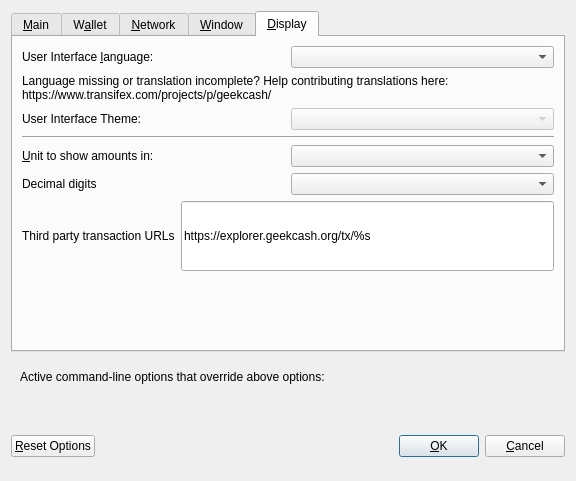
<?xml version="1.0" encoding="UTF-8"?>
<ui version="4.0">
 <class>OptionsDialog</class>
 <widget class="QDialog" name="OptionsDialog">
  <property name="geometry">
   <rect>
    <x>0</x>
    <y>0</y>
    <width>576</width>
    <height>481</height>
   </rect>
  </property>
  <property name="windowTitle">
   <string>Options</string>
  </property>
  <property name="modal">
   <bool>true</bool>
  </property>
  <layout class="QVBoxLayout" name="verticalLayout">
   <item>
    <widget class="QTabWidget" name="tabWidget">
     <property name="currentIndex">
      <number>4</number>
     </property>
     <widget class="QWidget" name="tabMain">
      <attribute name="title">
       <string>&amp;Main</string>
      </attribute>
      <layout class="QVBoxLayout" name="verticalLayout_Main">
       <item>
        <widget class="QCheckBox" name="bitcoinAtStartup">
         <property name="toolTip">
          <string>Automatically start GeekCash after logging in to the system.</string>
         </property>
         <property name="text">
          <string>&amp;Start GeekCash on system login</string>
         </property>
        </widget>
       </item>
       <item>
        <layout class="QHBoxLayout" name="horizontalLayout_2_Main">
         <item>
          <widget class="QLabel" name="databaseCacheLabel">
           <property name="text">
            <string>Size of &amp;database cache</string>
           </property>
           <property name="textFormat">
            <enum>Qt::PlainText</enum>
           </property>
           <property name="buddy">
            <cstring>databaseCache</cstring>
           </property>
          </widget>
         </item>
         <item>
          <widget class="QSpinBox" name="databaseCache">
           <property name="sizePolicy">
            <sizepolicy hsizetype="Expanding" vsizetype="Fixed">
             <horstretch>0</horstretch>
             <verstretch>0</verstretch>
            </sizepolicy>
           </property>
           <property name="minimumSize">
            <size>
             <width>0</width>
             <height>0</height>
            </size>
           </property>
           <property name="baseSize">
            <size>
             <width>0</width>
             <height>32</height>
            </size>
           </property>
           <property name="acceptDrops">
            <bool>false</bool>
           </property>
           <property name="wrapping">
            <bool>false</bool>
           </property>
          </widget>
         </item>
         <item>
          <widget class="QLabel" name="databaseCacheUnitLabel">
           <property name="text">
            <string>MB</string>
           </property>
           <property name="textFormat">
            <enum>Qt::PlainText</enum>
           </property>
          </widget>
         </item>
         <item>
          <spacer name="horizontalSpacer_2_Main">
           <property name="orientation">
            <enum>Qt::Horizontal</enum>
           </property>
           <property name="sizeHint" stdset="0">
            <size>
             <width>40</width>
             <height>20</height>
            </size>
           </property>
          </spacer>
         </item>
        </layout>
       </item>
       <item>
        <layout class="QHBoxLayout" name="horizontalLayout_3_Main">
         <item>
          <widget class="QLabel" name="threadsScriptVerifLabel">
           <property name="text">
            <string>Number of script &amp;verification threads</string>
           </property>
           <property name="textFormat">
            <enum>Qt::PlainText</enum>
           </property>
           <property name="buddy">
            <cstring>threadsScriptVerif</cstring>
           </property>
          </widget>
         </item>
         <item>
          <widget class="QSpinBox" name="threadsScriptVerif">
           <property name="toolTip">
            <string>(0 = auto, &lt;0 = leave that many cores free)</string>
           </property>
          </widget>
         </item>
         <item>
          <spacer name="horizontalSpacer_3_Main">
           <property name="orientation">
            <enum>Qt::Horizontal</enum>
           </property>
           <property name="sizeHint" stdset="0">
            <size>
             <width>40</width>
             <height>20</height>
            </size>
           </property>
          </spacer>
         </item>
        </layout>
       </item>
       <item>
        <spacer name="verticalSpacer_Main">
         <property name="orientation">
          <enum>Qt::Vertical</enum>
         </property>
         <property name="sizeHint" stdset="0">
          <size>
           <width>20</width>
           <height>40</height>
          </size>
         </property>
        </spacer>
       </item>
      </layout>
     </widget>
     <widget class="QWidget" name="tabWallet">
      <attribute name="title">
       <string>W&amp;allet</string>
      </attribute>
      <layout class="QVBoxLayout" name="verticalLayout_Wallet">
       <item>
        <widget class="QGroupBox" name="groupBox">
         <property name="title">
          <string>Expert</string>
         </property>
         <layout class="QVBoxLayout" name="verticalLayout_2">
          <item>
           <widget class="QCheckBox" name="coinControlFeatures">
            <property name="toolTip">
             <string>Whether to show coin control features or not.</string>
            </property>
            <property name="text">
             <string>Enable coin &amp;control features</string>
            </property>
           </widget>
          </item>
          <item>
           <widget class="QCheckBox" name="showMasternodesTab">
            <property name="toolTip">
             <string>Show additional tab listing all your masternodes in first sub-tab&lt;br/&gt;and all masternodes on the network in second sub-tab.</string>
            </property>
            <property name="text">
             <string>Show Masternodes Tab</string>
            </property>
           </widget>
          </item>
          <item>
           <widget class="QCheckBox" name="showAdvancedPSUI">
            <property name="toolTip">
             <string>Show additional information and buttons for PrivateSend on overview screen.</string>
            </property>
            <property name="text">
             <string>Enable advanced PrivateSend interface</string>
            </property>
           </widget>
          </item>
          <item>
           <widget class="QCheckBox" name="lowKeysWarning">
            <property name="toolTip">
             <string>Show warning dialog when PrivateSend detects that wallet has very low number of keys left.</string>
            </property>
            <property name="text">
             <string>Warn if PrivateSend is running out of keys</string>
            </property>
           </widget>
          </item>
          <item>
           <widget class="QCheckBox" name="privateSendMultiSession">
            <property name="toolTip">
             <string>Whether to use experimental PrivateSend mode with multiple mixing sessions per block.&lt;br/&gt;Note: You must use this feature carefully.&lt;br/&gt;Make sure you always have recent wallet (auto)backup in a safe place!</string>
            </property>
            <property name="text">
             <string>Enable PrivateSend &amp;multi-session</string>
            </property>
           </widget>
          </item>
          <item>
           <widget class="QCheckBox" name="spendZeroConfChange">
            <property name="toolTip">
             <string>If you disable the spending of unconfirmed change, the change from a transaction&lt;br/&gt;cannot be used until that transaction has at least one confirmation.&lt;br/&gt;This also affects how your balance is computed.</string>
            </property>
            <property name="text">
             <string>&amp;Spend unconfirmed change</string>
            </property>
           </widget>
          </item>
         </layout>
        </widget>
       </item>
       <item>
        <layout class="QHBoxLayout" name="horizontalLayout_4_Wallet">
         <item>
          <widget class="QLabel" name="label">
           <property name="toolTip">
            <string>This setting determines the amount of individual masternodes that an input will be anonymized through.&lt;br/&gt;More rounds of anonymization gives a higher degree of privacy, but also costs more in fees.</string>
           </property>
           <property name="text">
            <string>PrivateSend rounds to use</string>
           </property>
          </widget>
         </item>
         <item>
          <widget class="QSpinBox" name="privateSendRounds">
           <property name="minimum">
            <number>2</number>
           </property>
           <property name="maximum">
            <number>8</number>
           </property>
           <property name="value">
            <number>4</number>
           </property>
          </widget>
         </item>
        </layout>
       </item>
       <item>
        <layout class="QHBoxLayout" name="horizontalLayout">
         <item>
          <widget class="QLabel" name="label_2">
           <property name="toolTip">
            <string>This amount acts as a threshold to turn off PrivateSend once it's reached.</string>
           </property>
           <property name="statusTip">
            <string notr="true"/>
           </property>
           <property name="whatsThis">
            <string notr="true"/>
           </property>
           <property name="accessibleName">
            <string notr="true"/>
           </property>
           <property name="accessibleDescription">
            <string notr="true"/>
           </property>
           <property name="text">
            <string>Amount of GeekCash to keep anonymized</string>
           </property>
          </widget>
         </item>
         <item>
          <widget class="QSpinBox" name="privateSendAmount">
           <property name="minimum">
            <number>2</number>
           </property>
           <property name="maximum">
            <number>2000</number>
           </property>
           <property name="singleStep">
            <number>10</number>
           </property>
           <property name="value">
            <number>1000</number>
           </property>
          </widget>
         </item>
        </layout>
       </item>
       <item>
        <spacer name="verticalSpacer_Wallet">
         <property name="orientation">
          <enum>Qt::Vertical</enum>
         </property>
         <property name="sizeHint" stdset="0">
          <size>
           <width>20</width>
           <height>40</height>
          </size>
         </property>
        </spacer>
       </item>
      </layout>
     </widget>
     <widget class="QWidget" name="tabNetwork">
      <attribute name="title">
       <string>&amp;Network</string>
      </attribute>
      <layout class="QVBoxLayout" name="verticalLayout_Network">
       <item>
        <widget class="QCheckBox" name="mapPortUpnp">
         <property name="toolTip">
          <string>Automatically open the GeekCash client port on the router. This only works when your router supports UPnP and it is enabled.</string>
         </property>
         <property name="text">
          <string>Map port using &amp;UPnP</string>
         </property>
        </widget>
       </item>
       <item>
        <widget class="QCheckBox" name="allowIncoming">
         <property name="toolTip">
          <string>Accept connections from outside</string>
         </property>
         <property name="text">
          <string>Allow incoming connections</string>
         </property>
        </widget>
       </item>
       <item>
        <widget class="QCheckBox" name="connectSocks">
         <property name="toolTip">
          <string>Connect to the GeekCash network through a SOCKS5 proxy.</string>
         </property>
         <property name="text">
          <string>&amp;Connect through SOCKS5 proxy (default proxy):</string>
         </property>
        </widget>
       </item>
       <item>
        <layout class="QHBoxLayout" name="horizontalLayout_1_Network">
         <item>
          <widget class="QLabel" name="proxyIpLabel">
           <property name="text">
            <string>Proxy &amp;IP:</string>
           </property>
           <property name="textFormat">
            <enum>Qt::PlainText</enum>
           </property>
           <property name="buddy">
            <cstring>proxyIp</cstring>
           </property>
          </widget>
         </item>
         <item>
          <widget class="QValidatedLineEdit" name="proxyIp">
           <property name="minimumSize">
            <size>
             <width>140</width>
             <height>0</height>
            </size>
           </property>
           <property name="maximumSize">
            <size>
             <width>140</width>
             <height>16777215</height>
            </size>
           </property>
           <property name="toolTip">
            <string>IP address of the proxy (e.g. IPv4: 127.0.0.1 / IPv6: ::1)</string>
           </property>
          </widget>
         </item>
         <item>
          <widget class="QLabel" name="proxyPortLabel">
           <property name="text">
            <string>&amp;Port:</string>
           </property>
           <property name="textFormat">
            <enum>Qt::PlainText</enum>
           </property>
           <property name="buddy">
            <cstring>proxyPort</cstring>
           </property>
          </widget>
         </item>
         <item>
          <widget class="QLineEdit" name="proxyPort">
           <property name="minimumSize">
            <size>
             <width>55</width>
             <height>0</height>
            </size>
           </property>
           <property name="maximumSize">
            <size>
             <width>55</width>
             <height>16777215</height>
            </size>
           </property>
           <property name="toolTip">
            <string>Port of the proxy (e.g. 9050)</string>
           </property>
          </widget>
         </item>
         <item>
          <spacer name="horizontalSpacer_1_Network">
           <property name="orientation">
            <enum>Qt::Horizontal</enum>
           </property>
           <property name="sizeHint" stdset="0">
            <size>
             <width>40</width>
             <height>20</height>
            </size>
           </property>
          </spacer>
         </item>
        </layout>
       </item>
       <item>
        <layout class="QHBoxLayout" name="horizontalLayout_2_Network">
         <item>
          <widget class="QLabel" name="proxyActiveNets">
           <property name="text">
            <string>Used for reaching peers via:</string>
           </property>
           <property name="textFormat">
            <enum>Qt::PlainText</enum>
           </property>
          </widget>
         </item>
         <item>
          <widget class="QCheckBox" name="proxyReachIPv4">
           <property name="enabled">
            <bool>false</bool>
           </property>
           <property name="toolTip">
            <string>Shows, if the supplied default SOCKS5 proxy is used to reach peers via this network type.</string>
           </property>
           <property name="text">
            <string/>
           </property>
          </widget>
         </item>
         <item>
          <widget class="QLabel" name="proxyReachIPv4Label">
           <property name="text">
            <string>IPv4</string>
           </property>
           <property name="textFormat">
            <enum>Qt::PlainText</enum>
           </property>
          </widget>
         </item>
         <item>
          <widget class="QCheckBox" name="proxyReachIPv6">
           <property name="enabled">
            <bool>false</bool>
           </property>
           <property name="toolTip">
            <string>Shows, if the supplied default SOCKS5 proxy is used to reach peers via this network type.</string>
           </property>
           <property name="text">
            <string/>
           </property>
          </widget>
         </item>
         <item>
          <widget class="QLabel" name="proxyReachIPv6Label">
           <property name="text">
            <string>IPv6</string>
           </property>
           <property name="textFormat">
            <enum>Qt::PlainText</enum>
           </property>
          </widget>
         </item>
         <item>
          <widget class="QCheckBox" name="proxyReachTor">
           <property name="enabled">
            <bool>false</bool>
           </property>
           <property name="toolTip">
            <string>Shows, if the supplied default SOCKS5 proxy is used to reach peers via this network type.</string>
           </property>
           <property name="text">
            <string/>
           </property>
          </widget>
         </item>
         <item>
          <widget class="QLabel" name="proxyReachTorLabel">
           <property name="text">
            <string>Tor</string>
           </property>
           <property name="textFormat">
            <enum>Qt::PlainText</enum>
           </property>
          </widget>
         </item>
         <item>
          <spacer name="horizontalSpacer_2_Network">
           <property name="orientation">
            <enum>Qt::Horizontal</enum>
           </property>
           <property name="sizeHint" stdset="0">
            <size>
             <width>40</width>
             <height>20</height>
            </size>
           </property>
          </spacer>
         </item>
        </layout>
       </item>
       <item>
        <widget class="QCheckBox" name="connectSocksTor">
         <property name="toolTip">
          <string>Connect to the GeekCash network through a separate SOCKS5 proxy for Tor hidden services.</string>
         </property>
         <property name="text">
          <string>Use separate SOCKS5 proxy to reach peers via Tor hidden services:</string>
         </property>
        </widget>
       </item>
       <item>
        <layout class="QHBoxLayout" name="horizontalLayout_3_Network">
         <item>
          <widget class="QLabel" name="proxyIpTorLabel">
           <property name="text">
            <string>Proxy &amp;IP:</string>
           </property>
           <property name="textFormat">
            <enum>Qt::PlainText</enum>
           </property>
           <property name="buddy">
            <cstring>proxyIpTor</cstring>
           </property>
          </widget>
         </item>
         <item>
          <widget class="QValidatedLineEdit" name="proxyIpTor">
           <property name="minimumSize">
            <size>
             <width>140</width>
             <height>0</height>
            </size>
           </property>
           <property name="maximumSize">
            <size>
             <width>140</width>
             <height>16777215</height>
            </size>
           </property>
           <property name="toolTip">
            <string>IP address of the proxy (e.g. IPv4: 127.0.0.1 / IPv6: ::1)</string>
           </property>
          </widget>
         </item>
         <item>
          <widget class="QLabel" name="proxyPortTorLabel">
           <property name="text">
            <string>&amp;Port:</string>
           </property>
           <property name="textFormat">
            <enum>Qt::PlainText</enum>
           </property>
           <property name="buddy">
            <cstring>proxyPortTor</cstring>
           </property>
          </widget>
         </item>
         <item>
          <widget class="QLineEdit" name="proxyPortTor">
           <property name="minimumSize">
            <size>
             <width>55</width>
             <height>0</height>
            </size>
           </property>
           <property name="maximumSize">
            <size>
             <width>55</width>
             <height>16777215</height>
            </size>
           </property>
           <property name="toolTip">
            <string>Port of the proxy (e.g. 9050)</string>
           </property>
          </widget>
         </item>
         <item>
          <spacer name="horizontalSpacer_4_Network">
           <property name="orientation">
            <enum>Qt::Horizontal</enum>
           </property>
           <property name="sizeHint" stdset="0">
            <size>
             <width>40</width>
             <height>20</height>
            </size>
           </property>
          </spacer>
         </item>
        </layout>
       </item>
       <item>
        <spacer name="verticalSpacer_Network">
         <property name="orientation">
          <enum>Qt::Vertical</enum>
         </property>
         <property name="sizeHint" stdset="0">
          <size>
           <width>20</width>
           <height>40</height>
          </size>
         </property>
        </spacer>
       </item>
      </layout>
     </widget>
     <widget class="QWidget" name="tabWindow">
      <attribute name="title">
       <string>&amp;Window</string>
      </attribute>
      <layout class="QVBoxLayout" name="verticalLayout_Window">
       <item>
        <widget class="QCheckBox" name="hideTrayIcon">
         <property name="toolTip">
          <string>&amp;Hide the icon from the system tray.</string>
         </property>
         <property name="text">
          <string>Hide tray icon</string>
         </property>
        </widget>
       </item>
       <item>
        <widget class="QCheckBox" name="minimizeToTray">
         <property name="toolTip">
          <string>Show only a tray icon after minimizing the window.</string>
         </property>
         <property name="text">
          <string>&amp;Minimize to the tray instead of the taskbar</string>
         </property>
        </widget>
       </item>
       <item>
        <widget class="QCheckBox" name="minimizeOnClose">
         <property name="toolTip">
          <string>Minimize instead of exit the application when the window is closed. When this option is enabled, the application will be closed only after selecting Exit in the menu.</string>
         </property>
         <property name="text">
          <string>M&amp;inimize on close</string>
         </property>
        </widget>
       </item>
       <item>
        <spacer name="verticalSpacer_Window">
         <property name="orientation">
          <enum>Qt::Vertical</enum>
         </property>
         <property name="sizeHint" stdset="0">
          <size>
           <width>20</width>
           <height>40</height>
          </size>
         </property>
        </spacer>
       </item>
      </layout>
     </widget>
     <widget class="QWidget" name="tabDisplay">
      <attribute name="title">
       <string>&amp;Display</string>
      </attribute>
      <layout class="QVBoxLayout" name="verticalLayout_Display">
       <item>
        <layout class="QHBoxLayout" name="horizontalLayout_1_Display">
         <item>
          <widget class="QLabel" name="langLabel">
           <property name="text">
            <string>User Interface &amp;language:</string>
           </property>
           <property name="textFormat">
            <enum>Qt::PlainText</enum>
           </property>
           <property name="buddy">
            <cstring>lang</cstring>
           </property>
          </widget>
         </item>
         <item>
          <widget class="QValueComboBox" name="lang">
           <property name="toolTip">
            <string>The user interface language can be set here. This setting will take effect after restarting GeekCash.</string>
           </property>
          </widget>
         </item>
        </layout>
       </item>
       <item>
        <widget class="QLabel" name="label_3">
         <property name="toolTip">
          <string notr="true"/>
         </property>
         <property name="statusTip">
          <string notr="true"/>
         </property>
         <property name="whatsThis">
          <string notr="true"/>
         </property>
         <property name="accessibleName">
          <string notr="true"/>
         </property>
         <property name="text">
          <string>Language missing or translation incomplete? Help contributing translations here:
https://www.transifex.com/projects/p/geekcash/</string>
         </property>
         <property name="wordWrap">
          <bool>true</bool>
         </property>
         <property name="openExternalLinks">
          <bool>true</bool>
         </property>
         <property name="textInteractionFlags">
          <set>Qt::TextBrowserInteraction</set>
         </property>
        </widget>
       </item>
       <item>
        <layout class="QHBoxLayout" name="horizontalLayout_4_Display" stretch="0,0">
         <item>
          <widget class="QLabel" name="themeLabel">
           <property name="text">
            <string>User Interface Theme:</string>
           </property>
          </widget>
         </item>
         <item>
          <widget class="QValueComboBox" name="theme">
           <property name="enabled">
            <bool>false</bool>
           </property>
          </widget>
         </item>
        </layout>
       </item>
       <item>
        <widget class="Line" name="line">
         <property name="orientation">
          <enum>Qt::Horizontal</enum>
         </property>
        </widget>
       </item>
       <item>
        <layout class="QHBoxLayout" name="horizontalLayout_2_Display">
         <item>
          <widget class="QLabel" name="unitLabel">
           <property name="text">
            <string>&amp;Unit to show amounts in:</string>
           </property>
           <property name="textFormat">
            <enum>Qt::PlainText</enum>
           </property>
           <property name="buddy">
            <cstring>unit</cstring>
           </property>
          </widget>
         </item>
         <item>
          <widget class="QValueComboBox" name="unit">
           <property name="toolTip">
            <string>Choose the default subdivision unit to show in the interface and when sending coins.</string>
           </property>
          </widget>
         </item>
        </layout>
       </item>
       <item>
        <layout class="QHBoxLayout" name="horizontalLayout_5_Display">
         <item>
          <widget class="QLabel" name="digitsLabel">
           <property name="text">
            <string>Decimal digits</string>
           </property>
          </widget>
         </item>
         <item>
          <widget class="QValueComboBox" name="digits"/>
         </item>
        </layout>
       </item>
       <item>
        <layout class="QHBoxLayout" name="horizontalLayout_3_Display">
         <item>
          <widget class="QLabel" name="thirdPartyTxUrlsLabel">
           <property name="toolTip">
            <string>Third party URLs (e.g. a block explorer) that appear in the transactions tab as context menu items.&lt;br/&gt;%s in the URL is replaced by transaction hash. Multiple URLs are separated by vertical bar |.</string>
           </property>
           <property name="text">
            <string>Third party transaction URLs</string>
           </property>
           <property name="buddy">
            <cstring>thirdPartyTxUrls</cstring>
           </property>
          </widget>
         </item>
         <item>
          <widget class="QLineEdit" name="thirdPartyTxUrls">
           <property name="sizePolicy">
            <sizepolicy hsizetype="Expanding" vsizetype="Expanding">
             <horstretch>0</horstretch>
             <verstretch>0</verstretch>
            </sizepolicy>
           </property>
           <property name="toolTip">
            <string>Third party URLs (e.g. a block explorer) that appear in the transactions tab as context menu items.&lt;br/&gt;%s in the URL is replaced by transaction hash. Multiple URLs are separated by vertical bar |.</string>
           </property>
           <property name="text">
            <string notr="true">https://explorer.geekcash.org/tx/%s</string>
           </property>
          </widget>
         </item>
        </layout>
       </item>
       <item>
        <spacer name="verticalSpacer">
         <property name="orientation">
          <enum>Qt::Vertical</enum>
         </property>
         <property name="sizeHint" stdset="0">
          <size>
           <width>20</width>
           <height>40</height>
          </size>
         </property>
        </spacer>
       </item>
      </layout>
     </widget>
    </widget>
   </item>
   <item>
    <widget class="QFrame" name="frame">
     <layout class="QVBoxLayout" name="verticalLayout_Bottom">
      <item>
       <layout class="QHBoxLayout" name="horizontalLayout_Bottom">
        <item>
         <widget class="QLabel" name="overriddenByCommandLineInfoLabel">
          <property name="text">
           <string>Active command-line options that override above options:</string>
          </property>
          <property name="textFormat">
           <enum>Qt::PlainText</enum>
          </property>
         </widget>
        </item>
        <item>
         <spacer name="horizontalSpacer_Bottom">
          <property name="orientation">
           <enum>Qt::Horizontal</enum>
          </property>
          <property name="sizeHint" stdset="0">
           <size>
            <width>40</width>
            <height>20</height>
           </size>
          </property>
         </spacer>
        </item>
       </layout>
      </item>
      <item>
       <widget class="QLabel" name="overriddenByCommandLineLabel">
        <property name="text">
         <string/>
        </property>
        <property name="textFormat">
         <enum>Qt::PlainText</enum>
        </property>
        <property name="wordWrap">
         <bool>true</bool>
        </property>
       </widget>
      </item>
     </layout>
    </widget>
   </item>
   <item>
    <layout class="QHBoxLayout" name="horizontalLayout_Buttons">
     <item>
      <widget class="QPushButton" name="resetButton">
       <property name="toolTip">
        <string>Reset all client options to default.</string>
       </property>
       <property name="text">
        <string>&amp;Reset Options</string>
       </property>
       <property name="autoDefault">
        <bool>false</bool>
       </property>
      </widget>
     </item>
     <item>
      <spacer name="horizontalSpacer_1">
       <property name="orientation">
        <enum>Qt::Horizontal</enum>
       </property>
       <property name="sizeHint" stdset="0">
        <size>
         <width>40</width>
         <height>48</height>
        </size>
       </property>
      </spacer>
     </item>
     <item>
      <widget class="QLabel" name="statusLabel">
       <property name="minimumSize">
        <size>
         <width>200</width>
         <height>0</height>
        </size>
       </property>
       <property name="font">
        <font>
         <weight>75</weight>
         <bold>true</bold>
        </font>
       </property>
       <property name="text">
        <string/>
       </property>
       <property name="textFormat">
        <enum>Qt::PlainText</enum>
       </property>
       <property name="wordWrap">
        <bool>true</bool>
       </property>
      </widget>
     </item>
     <item>
      <spacer name="horizontalSpacer_2">
       <property name="orientation">
        <enum>Qt::Horizontal</enum>
       </property>
       <property name="sizeHint" stdset="0">
        <size>
         <width>40</width>
         <height>48</height>
        </size>
       </property>
      </spacer>
     </item>
     <item>
      <widget class="QPushButton" name="okButton">
       <property name="text">
        <string>&amp;OK</string>
       </property>
       <property name="autoDefault">
        <bool>false</bool>
       </property>
       <property name="default">
        <bool>true</bool>
       </property>
      </widget>
     </item>
     <item>
      <widget class="QPushButton" name="cancelButton">
       <property name="text">
        <string>&amp;Cancel</string>
       </property>
       <property name="autoDefault">
        <bool>false</bool>
       </property>
      </widget>
     </item>
    </layout>
   </item>
  </layout>
 </widget>
 <customwidgets>
  <customwidget>
   <class>QValidatedLineEdit</class>
   <extends>QLineEdit</extends>
   <header>qvalidatedlineedit.h</header>
  </customwidget>
  <customwidget>
   <class>QValueComboBox</class>
   <extends>QComboBox</extends>
   <header>qvaluecombobox.h</header>
  </customwidget>
 </customwidgets>
 <resources/>
 <connections/>
</ui>
